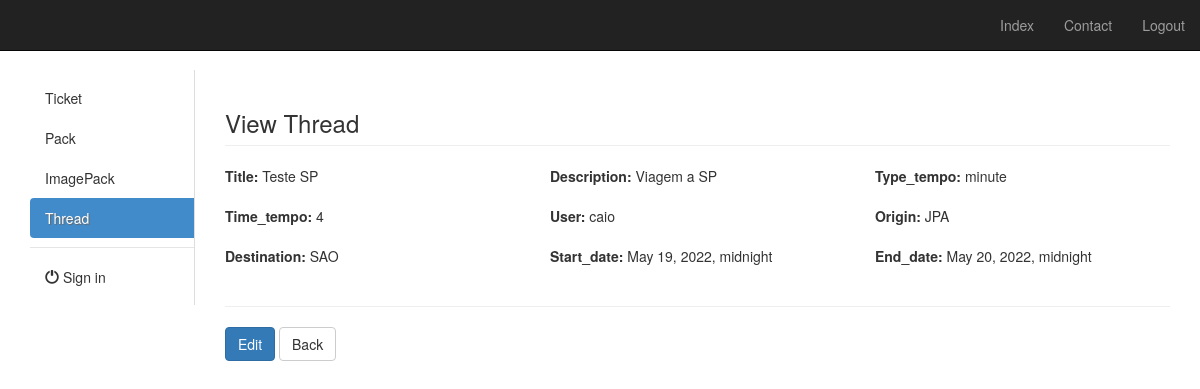
Screenshot of /thread/2/ (signed in) with the database file from the repository.
### app/models.py (models this page shows, shortened)
class Timestamp(models.Model):
    created_at = models.DateTimeField(auto_now_add=True)
    updated_at = models.DateTimeField(auto_now=True)
    class Meta:
        abstract = True

class Thread(Timestamp):
    title = models.CharField(max_length=255, blank=True, null=True)
    description = models.TextField(blank=True, null=True)
    type_tempo = models.CharField(
        max_length=255, blank=True, null=True, default='hour')
    time_tempo = models.IntegerField(blank=True, null=True, default=4)
    user = models.ForeignKey(
        User, on_delete=models.CASCADE, blank=True, null=True)
    origin = models.CharField(max_length=255, blank=True, null=True)
    destination = models.CharField(max_length=255, blank=True, null=True)
    start_date = models.DateTimeField(blank=True, null=True)
    end_date = models.DateTimeField(blank=True, null=True)

### app/views/thread.py (the view)
class Detail(LoginRequiredMixin, ThreadMixin, DetailView):
    login_url = '/admin/login/'
    model = Thread
    template_name = 'thread/detail.html'
    context_object_name = 'thread'
    def get_context_data(self, **kwargs):
        context = super(Detail, self).get_context_data(**kwargs)
        return context

### app/mixins.py (called while the page is built)
    def get_context_data(self, **kwargs):
        context = super(ThreadMixin, self).get_context_data(**kwargs)
        if self.model:
            context['model_name'] = self.model._meta.verbose_name.title()
            context['model_name_plural'] = self.model._meta.verbose_name_plural.title()
        return context

### app/templates/thread/detail.html (shortened to what this page needs)
{% extends 'base.html' %}
{% load static %}
{% load form_utils %}
{% block content %}
    <h3 class="page-header">View Thread</h3>
    <div class="row">
        <div class="col-xs-4">
 <div class="form-group">
 <label>Title:</label>
{{ object.title }}
 </div>
 </div>
<div class="col-xs-4">
 <div class="form-group">
 <label>Description:</label>
{{ object.description }}
 </div>
 </div>
<div class="col-xs-4">
 <div class="form-group">
 <label>Type_tempo:</label>
{{ object.type_tempo }}
 </div>
 </div>
<div class="col-xs-4">
 <div class="form-group">
 <label>Time_tempo:</label>
{{ object.time_tempo }}
 </div>
 </div>
<div class="col-xs-4">
 <div class="form-group">
 <label>User:</label>
{{ object.user }}
 </div>
 </div>
<div class="col-xs-4">
 <div class="form-group">
 <label>Origin:</label>
{{ object.origin }}
 </div>
 </div>
<div class="col-xs-4">
 <div class="form-group">
 <label>Destination:</label>
{{ object.destination }}
 </div>
 </div>
<div class="col-xs-4">
 <div class="form-group">
 <label>Start_date:</label>
{{ object.start_date }}
 </div>
 </div>
<div class="col-xs-4">
 <div class="form-group">
 <label>End_date:</label>
{{ object.end_date }}
 </div>
 </div>
    </div>
    <hr/>
    <div id="actions" class="row">
        <div class="col-md-12">
            <a class="btn btn-primary" href="{% url 'THREAD_update' thread.pk %}">
                Edit
            </a>
            <a href="{% url 'THREAD_list' %}" class="btn btn-default">Back</a>
        </div>
    </div>
{% endblock %}

### app/templates/base.html (shortened to what this page needs)
﻿{% load static %}
<!DOCTYPE html>
<html lang="pt-br">
<head>
    <link href="{% static 'default/css/bootstrap.min.css' %}" rel="stylesheet">
    <link href="{% static 'default/css/style.css' %}" rel="stylesheet">
    <link rel="stylesheet" href="//cdnjs.cloudflare.com/ajax/libs/font-awesome/4.5.0/css/font-awesome.min.css">
    <link rel="stylesheet" href="{% static 'default/css/sweetalert.min.css' %}">
    <link rel="stylesheet" type="text/css"
          href="{% static 'default/css/datatables.min.css' %}"/>
</head>
<body id="body">
<nav class="navbar navbar-inverse navbar-fixed-top">
    <div class="container-fluid">
        <div class="navbar-header">
            <a class="navbar-brand" href="#"> </a>
        </div>
        <div id="navbar" class="navbar-collapse collapse">
            <ul class="nav navbar-nav navbar-right">
                <li><a href="">Index</a></li>
                <li><a href="">Contact</a></li>
                <li><a href="{% url 'account_logout' %}">Logout</a></li>
            </ul>
        </div>
    </div>
</nav>
<div id="main" class="container-fluid" style="margin-top: 50px">
    <div class="col-sm-2">
        <nav class="nav-sidebar">
            <ul class="nav">
                {% include 'menu.html' %}
                <li class="nav-divider"></li>
                <li><a href="{% url 'account_logout' %}"><i class="glyphicon glyphicon-off"></i> Sign in</a></li>
            </ul>
        </nav>
    </div>
    <div class="col-sm-10">
        {% block content %}
        {% endblock %}
    </div>
    <br/>
</div>
</body>
</html>

### app/templates/menu.html
<li id="ticket_link"><a href="{% url 'TICKET_list' %}">Ticket</a></li>
<li id="pack_link"><a href="{% url 'PACK_list' %}">Pack</a></li>
<li id="imagepack_link"><a href="{% url 'IMAGEPACK_list' %}">ImagePack</a></li>
<li id="thread_link"><a href="{% url 'THREAD_list' %}">Thread</a></li>

### app/templates/loading.html (shortened to what this page needs)
{% load static %}
{% load i18n %}

### static/default/css/style.css (style rules this page uses)
#main { margin-top: 50px; }

### app/templates/base.html (style rules this page uses)
.nav-sidebar { width: 100%; padding: 8px 0; border-right: 1px solid #ddd; }
.nav-sidebar a { color: #333; -webkit-transition: all 0.08s linear; -moz-transition: all 0.08s linear; -o-transition: all 0.08s linear; transition: all 0.08s linear; -webkit-border-radius: 4px 0 0 4px; -moz-border-radius: 4px 0 0 4px; border-radius: 4px 0 0 4px; }
.nav-sidebar .active a { cursor: default; background-color: #428bca; color: #fff; text-shadow: 1px 1px 1px #666; }

### rows the page displays
Thread: title "Teste SP", description "Viagem a SP", type_tempo "minute", time_tempo "4", user "caio", origin "JPA", destination "SAO", start_date "May 19, 2022, midnight", end_date "May 20, 2022, midnight"
